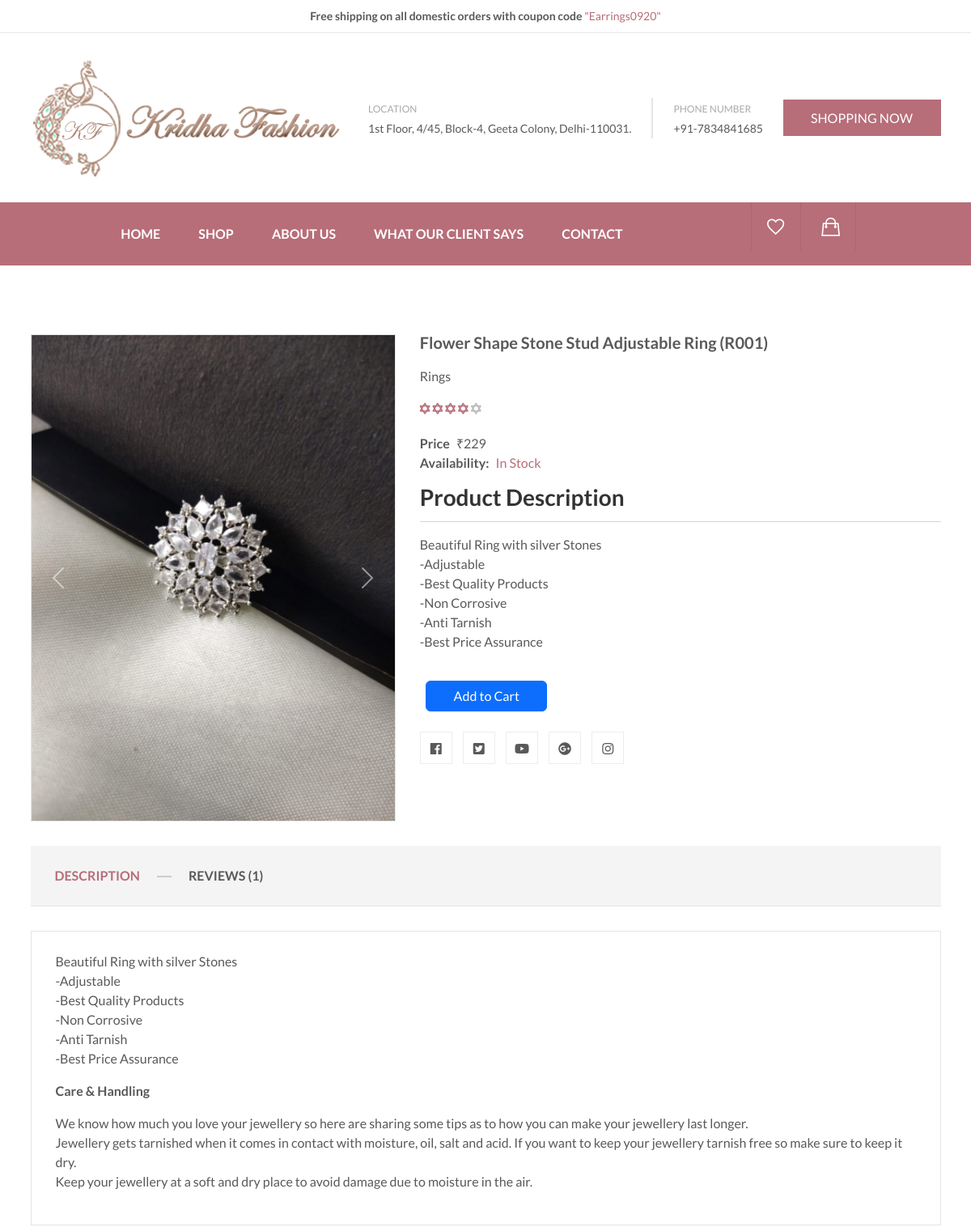
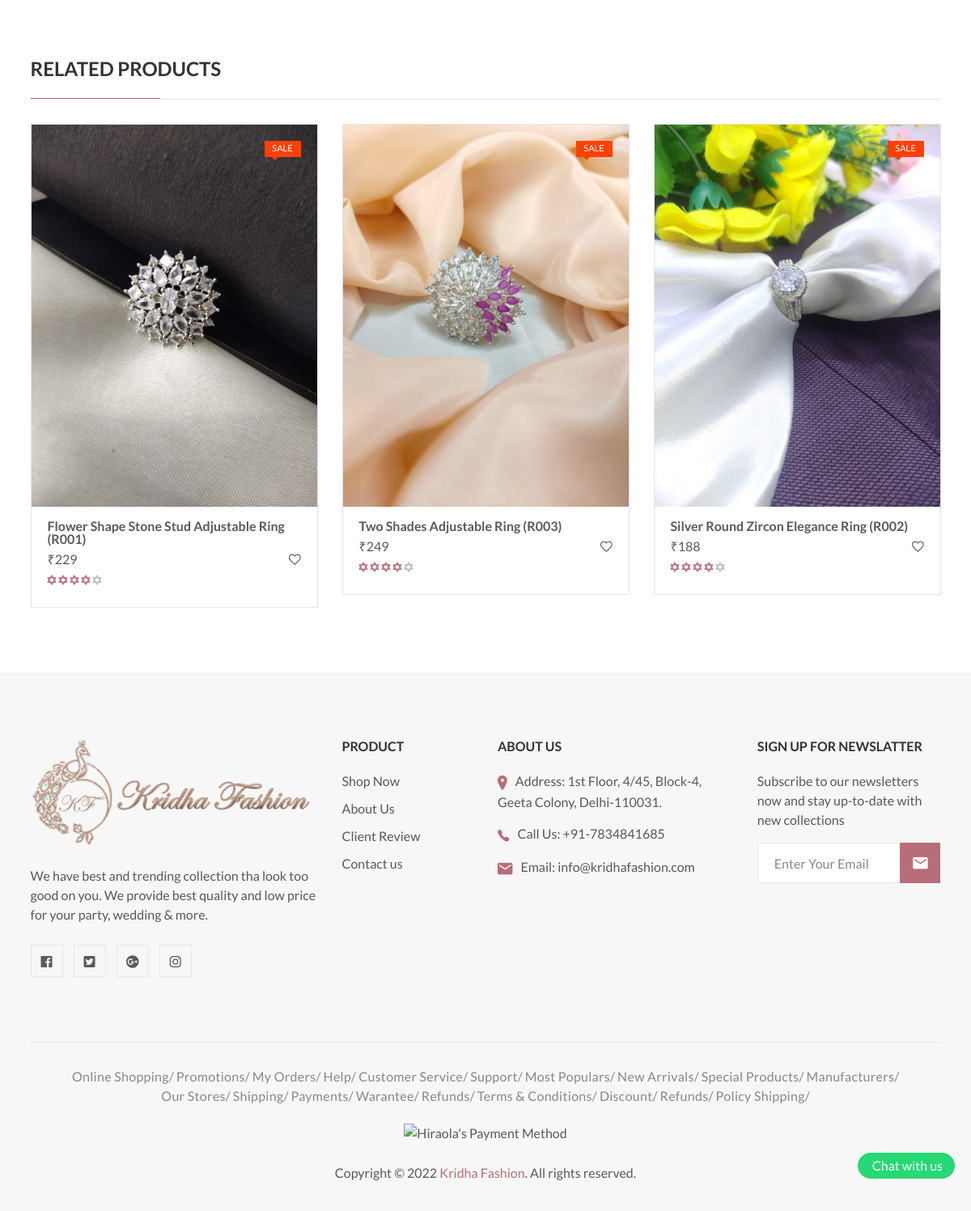
Screenshot of /product/flower-shape-stone-stud-adjustable-ring-r001 with the database file from the repository (2 pictures, top to bottom).
### tables this page shows
CREATE TABLE `product_page` (
  `productid` int(11) NOT NULL,
  `product_name` varchar(200) NOT NULL,
  `Compare_price` int(11) NOT NULL,
  `price` int(11) NOT NULL,
  `product_img` varchar(200) NOT NULL,
  `product_img2` varchar(300) NOT NULL,
  `collection_id` int(11) NOT NULL,
  `sub_category_id` int(11) NOT NULL,
  `product_desc` longtext NOT NULL,
  `catalog_url` varchar(255) NOT NULL,
  `url_handler` varchar(500) NOT NULL,
  `product_meta_title` varchar(200) NOT NULL,
  `product_meta_description` varchar(200) NOT NULL,
  `collection_url_handler_2` varchar(500) NOT NULL,
  `product_tags` varchar(500) NOT NULL,
  `session_id` int(11) NOT NULL,
  `status` int(11) NOT NULL,
  `added_date` timestamp NOT NULL DEFAULT current_timestamp()
);

CREATE TABLE `collection_page` (
  `id` int(11) NOT NULL,
  `Category_Name` varchar(100) NOT NULL,
  `Category_Img` varchar(400) NOT NULL,
  `Category_Desc` varchar(400) NOT NULL,
  `collection_url_handler` varchar(500) NOT NULL,
  `cat_meta_title` varchar(200) NOT NULL,
  `cat_meta_description` varchar(200) NOT NULL,
  `Date` datetime NOT NULL DEFAULT current_timestamp(),
  `session_no` int(11) NOT NULL
);

### single-product.php (the view, shortened to what this page needs)
<?php include './header.php'; ?>
<?php
$show_product = " SELECT *  FROM `product_page` INNER JOIN `collection_page` on product_page.collection_id=collection_page.id WHERE `url_handler`= '$_REQUEST[productid]'";
$show_product_run = $conn->query($show_product);
if (mysqli_num_rows($show_product_run) > 0) {
    $show_product_data = mysqli_fetch_assoc($show_product_run);
}
?>
<div class="sp-area">
    <div class="container">
        <div class="sp-nav">
            <div class="row">
                <div class="col-lg-5 col-md-5">
                    <div class="sp-img_area">
                        <div class="zoompro-border">
                            <div id="carouselExampleControls" class="carousel slide" data-ride="carousel">
                                <div class="carousel-inner">
                                    <div class="carousel-item active">
                                        <?php
                                        if ($show_product_data['product_img'] != "") { ?>
                                            <img class="d-block w-100" src="./admin/assets/images/product_images/<?php echo $show_product_data['product_img'] ?>" alt="First slide">
                                        <?php }
                                        ?>
                                    </div>
                                </div>
                                <a class="carousel-control-prev" href="#carouselExampleControls" role="button" data-slide="prev">
                                    <span class="carousel-control-prev-icon" aria-hidden="true"></span>
                                </a>
                                <a class="carousel-control-next" href="#carouselExampleControls" role="button" data-slide="next">
                                    <span class="carousel-control-next-icon" aria-hidden="true"></span>
                                </a>
                            </div>
                        </div>
                    </div>
                </div>
                <div class="col-lg-7 col-md-7">
                    <div class="sp-content">
                        <div class="sp-heading">
                            <h5><a href="#"><?php echo $show_product_data['product_name'] ?></a></h5>
                        </div>
                        <span class="reference"><?php echo $show_product_data['Category_Name'] ?></span>
                        <div class="rating-box">
                            <ul>
                                <li><i class="fa fa-star-of-david"></i></li>
                                <li><i class="fa fa-star-of-david"></i></li>
                                <li><i class="fa fa-star-of-david"></i></li>
                                <li><i class="fa fa-star-of-david"></i></li>
                                <li class="silver-color"><i class="fa fa-star-of-david"></i></li>
                            </ul>
                        </div>
                        <div class="sp-essential_stuff">
                            <ul>
                                <li>Price<a href="javascript:void(0)"><span> &#8377;<?php echo $show_product_data['price'] ?></span></a></li>
                                <li>Availability: <a href="javascript:void(0)">In Stock</a></li>
                            </ul>
                        </div>
                        <div class="tab-content hiraola-tab_content py-3">
                            <h3> Product Description</h3>
                            <hr>
                            <div id="description" class="tab-pane active show" role="tabpanel">
                                <div class="product-description">
                                    <p>Beautiful Ring with silver Stones<br>-Adjustable<br>-Best Quality Products<br>-Non Corrosive<br>-Anti Tarnish<br>-Best Price Assurance</p>
                                </div>
                            </div>
                        </div>
                        <div class="fix-bottom product-sticky-content ">
                            <div class="product-form container">
                                <button onclick="show_indicatore()" style="color:white; width:150px;" value="submit" name="submit" id="ajax-cart" class=" btn btn-primary btn-cart">
                                    <span>Add to Cart</span>
                                </button>
                            </div>
                        </div>
                        <div class="hiraola-social_link">
                            <ul>
                                <li class="facebook">
                                    <a href="https://www.facebook.com/" data-bs-toggle="tooltip" target="_blank" title="Facebook">
                                        <i class="fab fa-facebook"></i>
                                    </a>
                                </li>
                                <li class="twitter">
                                    <a href="https://twitter.com/" data-bs-toggle="tooltip" target="_blank" title="Twitter">
                                        <i class="fab fa-twitter-square"></i>
                                    </a>
                                </li>
                                <li class="youtube">
                                    <a href="https://www.youtube.com/" data-bs-toggle="tooltip" target="_blank" title="Youtube">
                                        <i class="fab fa-youtube"></i>
                                    </a>
                                </li>
                                <li class="google-plus">
                                    <a href="https://www.plus.google.com/discover" data-bs-toggle="tooltip" target="_blank" title="Google Plus">
                                        <i class="fab fa-google-plus"></i>
                                    </a>
                                </li>
                                <li class="instagram">
                                    <a href="https://rss.com/" data-bs-toggle="tooltip" target="_blank" title="Instagram">
                                        <i class="fab fa-instagram"></i>
                                    </a>
                                </li>
                            </ul>
                        </div>
                    </div>
                </div>
            </div>
        </div>
    </div>
</div>
<div class="hiraola-product-tab_area-2 sp-product-tab_area">
    <div class="container">
        <div class="row">
            <div class="col-lg-12">
                <div class="sp-product-tab_nav ">
                    <div class="product-tab">
                        <ul class="nav product-menu">
                            <li><a class="active" data-bs-toggle="tab" href="#description"><span>Description</span></a>
                            </li>
                            <li><a data-bs-toggle="tab" href="#reviews"><span>Reviews (1)</span></a></li>
                        </ul>
                    </div>
                    <div class="tab-content hiraola-tab_content">
                        <div id="description" class="tab-pane active show" role="tabpanel">
                            <div class="product-description">
                                <?php echo $show_product_data['product_desc']   ?>
                            </div>
                        </div>
                    </div>
                </div>
            </div>
        </div>
    </div>
</div>
<div class="hiraola-product_area hiraola-product_area-2 section-space_add">
    <div class="container">
        <div class="row">
            <div class="col-lg-12">
                <div class="hiraola-section_title">
                    <h4>Related Products</h4>
                </div>
            </div>
            <div class="col-lg-12">
                <div class="hiraola-product_slider-3">
                    <?php
                    $related_products = "SELECT * FROM `product_page` WHERE collection_id=$show_product_data[id] AND `status`=0";
                    $related_products_run = $conn->query($related_products);
                    if ($related_products_run) {
                        if (mysqli_num_rows($related_products_run) > 0) {
                            while ($data_related_products = mysqli_fetch_assoc($related_products_run)) { ?>
                                <div class="slide-item">
                                    <div class="single_product">
                                        <div class="product-img mb-3">
                                            <a href="product/<?php echo $data_related_products['url_handler'] ?>">
                                                <img class="primary-img" src="./admin/assets/images/product_images/<?php echo $data_related_products['product_img'] ?>" alt="Hiraola's Product Image">
                                            </a>
                                            <span class="sticker-2">Sale</span>
                                        </div>
                                        <div class="hiraola-product_content">
                                            <div class="product-desc_info">
                                                <h6><a class="product-name" href="productid/<?php echo $data_related_product['url_handler'] ?>"><?php echo $data_related_products['product_name'] ?></a></h6>
                                                <div class="price-box">
                                                    <span class="new-price">&#8377;<?php echo $data_related_products['price']; ?></span>
                                                </div>
                                                <div class="additional-add_action">
                                                    <ul>
                                                        <li><a class="hiraola-add_compare" href="wishlist.html" data-bs-toggle="tooltip" data-placement="top" title="Add To Wishlist"><i class="ion-android-favorite-outline"></i></a>
                                                        </li>
                                                    </ul>
                                                </div>
                                                <div class="rating-box">
                                                    <ul>
                                                        <li><i class="fa fa-star-of-david"></i></li>
                                                        <li><i class="fa fa-star-of-david"></i></li>
                                                        <li><i class="fa fa-star-of-david"></i></li>
                                                        <li><i class="fa fa-star-of-david"></i></li>
                                                        <li class="silver-color"><i class="fa fa-star-of-david"></i></li>
                                                    </ul>
                                                </div>
                                            </div>
                                        </div>
                                    </div>
                                </div>
                    <?php }
                        }
                    }
                    ?>
                </div>
            </div>
        </div>
    </div>
</div>
<?php
include './footer.php';
?>
</body>
</html>

### rows the page displays
product_page: product_img (picture), product_name "Flower Shape Stone Stud Adjustable Ring (R001)", collection_page.Category_Name "Rings", price "229", product_desc "Beautiful Ring with silver Stones -Adjustable -Best Quality Products -Non Corrosive -Anti Tarnish -Best Price Assurance Care & Handling We know how much you love your jewellery so here are sharing some tips as to how you can make your jewellery last longer. Jewellery gets tarnished when it comes in contact with moisture, oil, salt and acid. If you want to keep your jewellery tarnish free so make sure to keep it dry. Keep your jewellery at a soft and dry place to avoid damage due to moisture in the air."
product_page: product_img (picture), product_name "Two Shades Adjustable Ring (R003)", price "249"
product_page: product_img (picture), product_name "Silver Round Zircon Elegance Ring (R002)", price "188"
